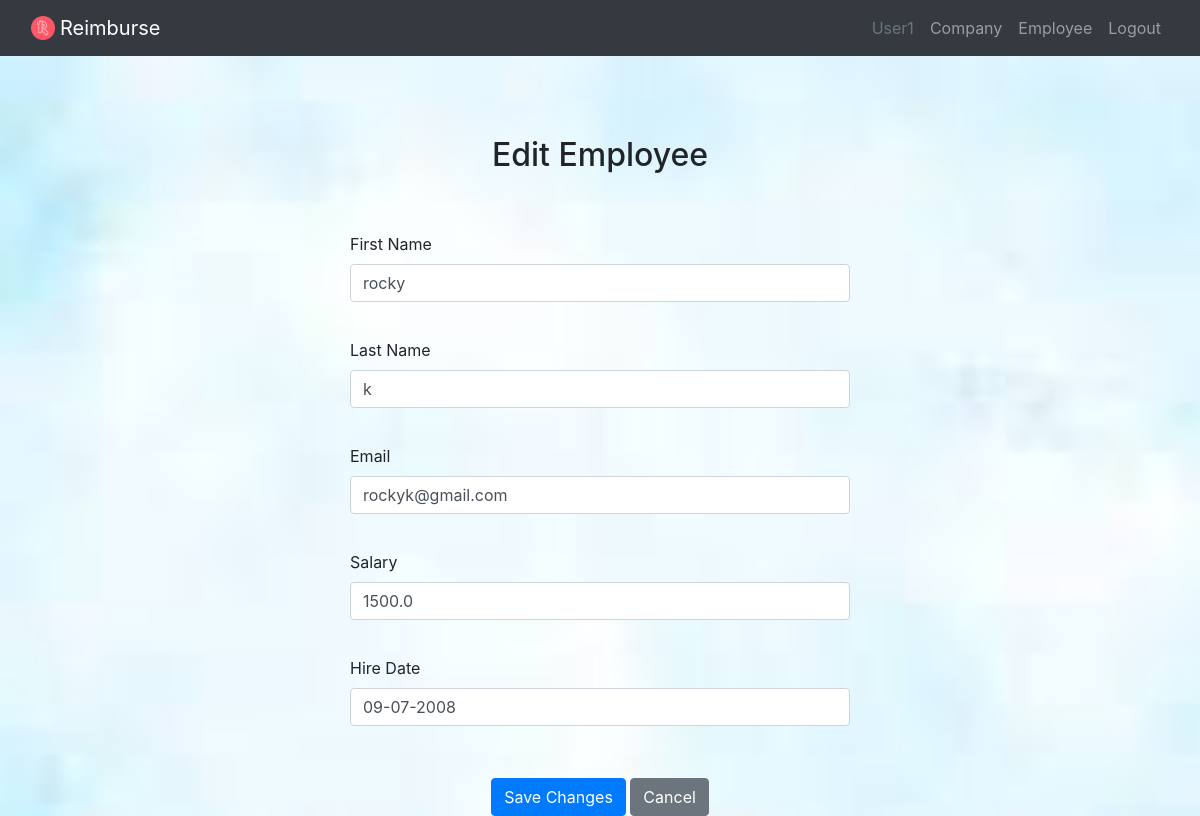
The app's page /company/1/employee/1 (signed in) with its own data.
### website/models.py (models this page shows)
class User(db.Model, UserMixin):
    id = db.Column(db.Integer, primary_key=True)
    email = db.Column(db.String(150),nullable=False, unique=True)
    username = db.Column(db.String(150), nullable=False, unique=True)
    password = db.Column(db.String(150),nullable=False)
    companies = db.relationship('Company', backref='owner', lazy=True)

class Employee(db.Model):
    id = db.Column(db.Integer, primary_key=True)
    first_name = db.Column(db.String(100), nullable=False)
    last_name = db.Column(db.String(100), nullable=False)
    email = db.Column(db.String(120), nullable=False, unique=True)
    salary = db.Column(db.Float, nullable=True)
    hire_date = db.Column(db.Date, nullable=False)
    employee_number=db.Column(db.Integer,nullable=False)
    company_id = db.Column(db.Integer, db.ForeignKey('company.id'), nullable=False)

### website/views.py (the view, shortened to what this page needs)
@views.route('/company/<int:company_id>/employee/<int:employee_id>', methods=['GET','POST'])
@login_required
def edit_employee(company_id,employee_id):
    company=Company.query.get_or_404(company_id)
    employee=Employee.query.get_or_404(employee_id)
    if company.user_id != current_user.id:
        flash('Permission Denied!','danger')
        return redirect(url_for('views.company_details',company_id=company_id))
    return render_template('edit_employee.html',company_id=company_id,employee_id=employee_id,user=current_user,employee=employee,company=company)

### website/__init__.py (called while the page is built)
def create_app():
    app = Flask(__name__)
    app.config['SECRET_KEY']="helloworld"
    app.config['SQLALCHEMY_DATABASE_URI'] = f'sqlite:///{DB_NAME}'
    db.init_app(app)
    from .views import views
    from .auth import auth
    app.register_blueprint(views, url_prefix="/")
    app.register_blueprint(auth, url_prefix="/")
    from .models import User
    app.config['UPLOAD_FOLDER'] = UPLOAD_FOLDER
    create_database(app)
    login_manager = LoginManager()
    login_manager.login_view ="auth.login"
    login_manager.init_app(app)
    @login_manager.user_loader
    def load_user(id):
        return User.query.get(int(id))
    return app

### website/templates/edit_employee.html
{% extends 'base.html' %}
{% block content %}
<form method="POST">
    <div style="    display: flex;
        flex-direction: column;
        justify-content: center;
        align-items: center;padding-top: 80px; gap: 20px;">
        <h2>Edit Employee</h2>
        <div class="form-group" style="padding-top: 30px;">
            <label for="first_name">First Name</label>
            <input type="text" class="form-control" id="first_name" name="first_name" value="{{ employee.first_name }}"
                style="width: 500px;">
        </div>
        <div class="form-group">
            <label for="last_name">Last Name</label>
            <input type="text" class="form-control" id="last_name" name="last_name" value="{{ employee.last_name }}"
                style="width: 500px;">
        </div>
        <div class="form-group">
            <label for="email">Email</label>
            <input type="email" class="form-control" id="email" name="email" value="{{ employee.email }}"
                style="width: 500px;">
        </div>
        <div class="form-group">
            <label for="salary">Salary</label>
            <input type="text" class="form-control" id="salary" name="salary" value="{{ employee.salary }}"
                style="width: 500px;" placeholder="$">
        </div>
        <div class="form-group">
            <label for="hire_date">Hire Date</label>
            <input type="text" class="form-control" id="hire_date" name="hire_date"
                value="{{ employee.hire_date.strftime('%d-%m-%Y') }}" style="width: 500px;">
        </div>
        <div class="mt-3" align="'center">
            <button type="submit" class="btn btn-primary">Save Changes</button>
            <a href="{{ url_for('views.company_details', company_id=company.id) }}" class="btn btn-secondary">Cancel</a>
        </div>
    </div>
</form>
{% endblock %}

### website/templates/base.html (shortened to what this page needs)
<!DOCTYPE html>
<html lang="en">
<head>
    <link href="https://cdn.jsdelivr.net/npm/bootstrap@5.0.2/dist/css/bootstrap.min.css" rel="stylesheet"
 />
    <link href="https://cdnjs.cloudflare.com/ajax/libs/font-awesome/6.0.0-beta3/css/all.min.css" rel="stylesheet">
    <link rel="stylesheet" href="https://maxcdn.bootstrapcdn.com/bootstrap/4.5.2/css/bootstrap.min.css">
    <link rel="stylesheet" href="{{ url_for('static', filename='CSS/style.css') }}">
</head>
<body>
    <nav class="navbar navbar-expand-lg navbar-dark bg-dark">
        <div class="container-fluid">
            <img src="../static/images/letter-r_12499428.png" width="24" style="margin-right: 5px;">
            <a class="navbar-brand" href="#">Reimburse</a>
            <div class="collapse navbar-collapse" id="navbar">
                <div class="navbar-nav ms-auto">
                    <small class="navbar-text text-muted" style="padding: 8px; font-size: 16px;">
                        {{ user.username }}
                    </small>
                    {% if user.is_authenticated %}
                    <a class="nav-item nav-link " href="{{url_for('views.company_list')}}">Company</a>
                    <a class="nav-item nav-link " href="{{url_for('views.employees')}}">Employee</a>
                    <a class="nav-item nav-link " href="/logout">Logout</a>
                    {% else %}
                    <a class="nav-item nav-link " href="/login">Login</a>
                    <a class="nav-item nav-link " href="/sign-up">Sign Up</a>
                    {% endif %}
                </div>
            </div>
        </div>
    </nav>
    <div class="container">{% block content %}{% endblock %}</div>
</body>
</html>

### website/static/CSS/style.css (style rules this page uses)
body { background-image: url(../images/d2.jpeg); background-size: cover; background-repeat: no-repeat; background-attachment: fixed; }

### records on screen
User: username "User1"
Employee: first_name "rocky", last_name "k", email "rockyk@gmail.com", salary "1500.0", hire_date "09-07-2008"
